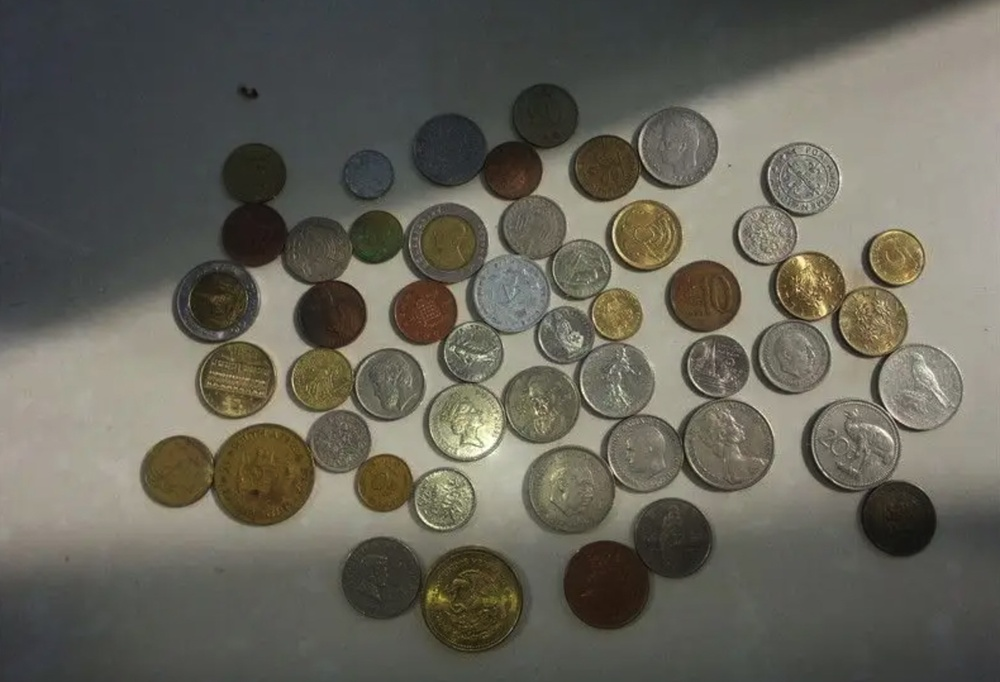
#> input picture hw4/circle_detection3.jpg, 1000 x 682 px, shrunk from 1580 x 1078 before the run, found by its file name
$ python '抠硬币3.py'
#> lines starting #> are read from the running program, lines starting #| are printed output that depends on the picture; after the words box and inside, x2 and y2 are one past the last pixel; in counts of white or black regions, pixels touching at a corner belong together
import cv2
import numpy as np

img = cv2.imread('C:\\Users\\fjx\\Desktop\\opencv\\hw4\\circle_detection3.jpg')
#> img is the input picture: shape (682, 1000, 3); mean B, G, R 89.2, 99.7, 101.7
# 将图像转换为灰度图像
gray_img = cv2.cvtColor(img, cv2.COLOR_BGR2GRAY)
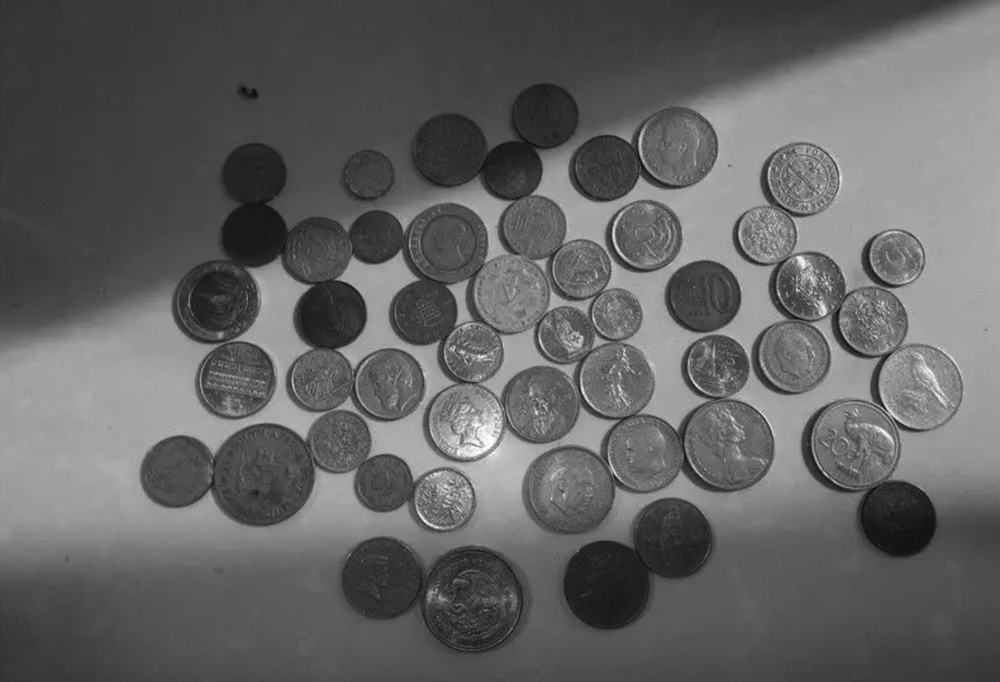
#> gray_img: shape (682, 1000); min 12, max 253, mean 99.1
# 高斯滤波降噪
gaussian_img = cv2.GaussianBlur(gray_img, (7, 7), 0)
# 利用Canny进行边缘检测
edges_img = cv2.Canny(gaussian_img, 80, 180, apertureSize=3)
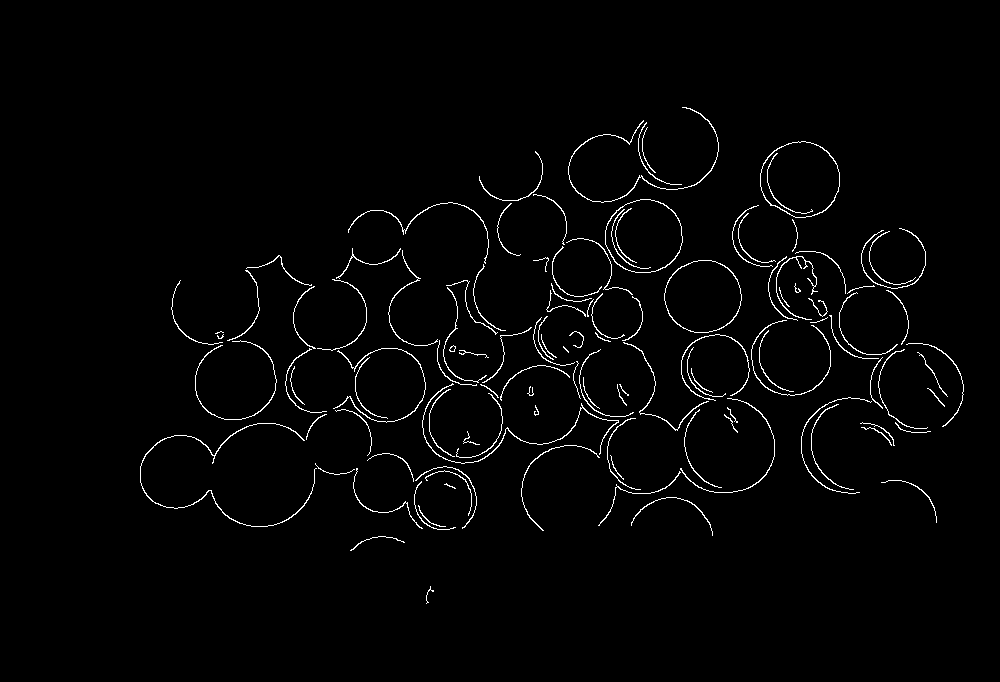
#> edges_img: shape (682, 1000); 1.8% white in thin lines or dots, all inside (x1, y1, x2, y2) = (140, 107, 964, 604)
# 自动检测圆
circles1 = cv2.HoughCircles(edges_img, cv2.HOUGH_GRADIENT, 1, 100, param1=100, param2=17, minRadius=18, maxRadius=85)
#> circles1 = 19 rows, first 8: [790.5, 355.5, 38.6], [540.5, 404.5, 40.2], [799.5, 178.5, 38.6], [702.5, 296.5, 37], [725.5, 444.5, 47.9], [920.5, 385.5, 41.6], [259.5, 470.5, 54.2], [678.5, 146.5, 40.1]

circles = circles1[0, :, :]
#> circles has the same summary as circles1
circles = np.uint16(np.around(circles))
#> circles = 19 rows, first 8: [790, 356, 39], [540, 404, 40], [800, 178, 39], [702, 296, 37], [726, 444, 48], [920, 386, 42], [260, 470, 54], [678, 146, 40]
for i in circles[:]:
    cv2.circle(img, (i[0], i[1]), i[2], (0, 0, 255), 2)
#> this loop made 19 passes
#> i on passes 1 to 12: [790, 356, 39], [540, 404, 40], [800, 178, 39], [702, 296, 37], [726, 444, 48], [920, 386, 42], [260, 470, 54], [678, 146, 40], [386, 384, 38], [546, 282, 84], [442, 500, 29], [446, 246, 44]
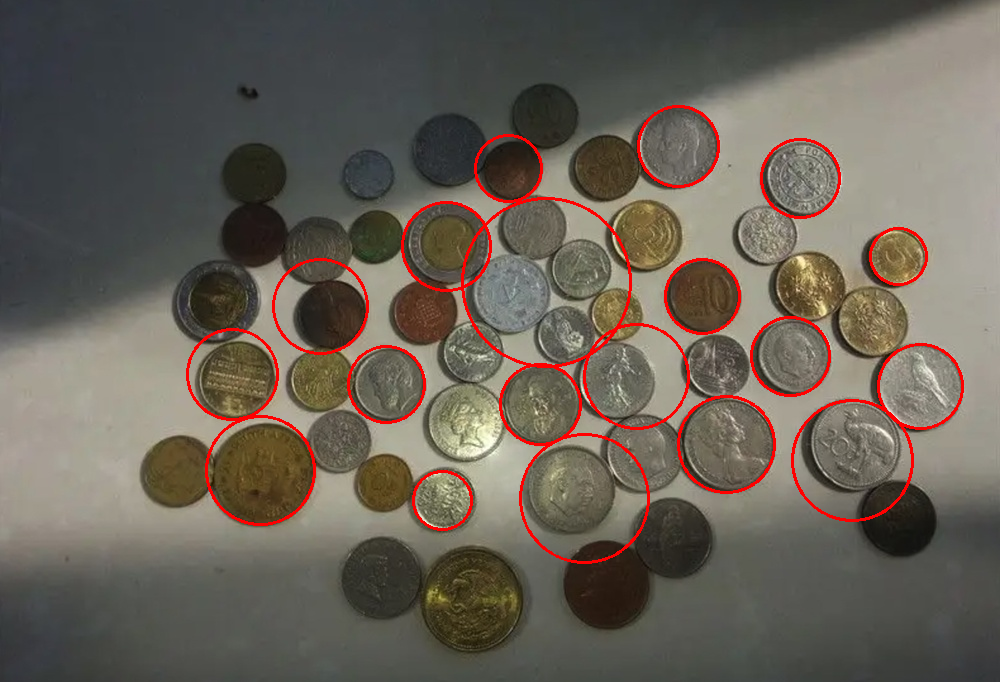
#> img: shape (682, 1000, 3); 2.35% of pixels changed, all inside (x1, y1, x2, y2) = (186, 105, 964, 564)

cv2.imwrite('hw4\\3.png', img)
cv2.imshow('img', img)
cv2.waitKey(0)
cv2.destroyAllWindows()

$ run again, with hw4/circle_detection1.jpg copied over hw4/circle_detection3.jpg
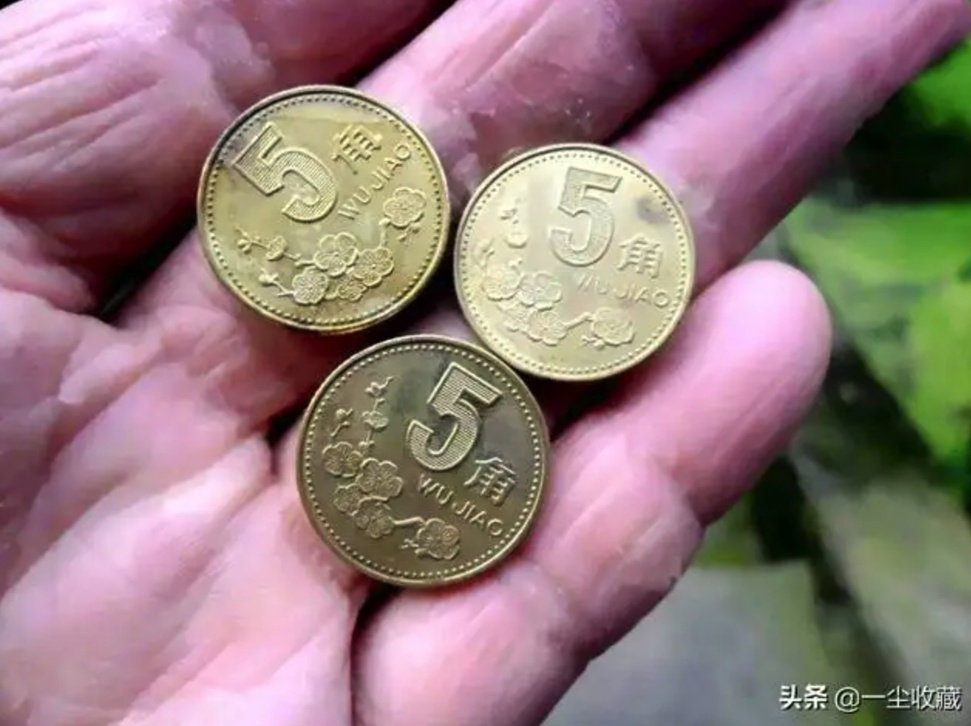
#> input picture hw4/circle_detection1.jpg, 971 x 726 px, shrunk from 1257 x 940 before the run, found by its file name
#> img is the input picture: shape (726, 971, 3); mean B, G, R 125, 124.3, 149.1
#> `edges_img = cv2.Canny(gaussian_img, 80, 180, apertureSize=3)`:
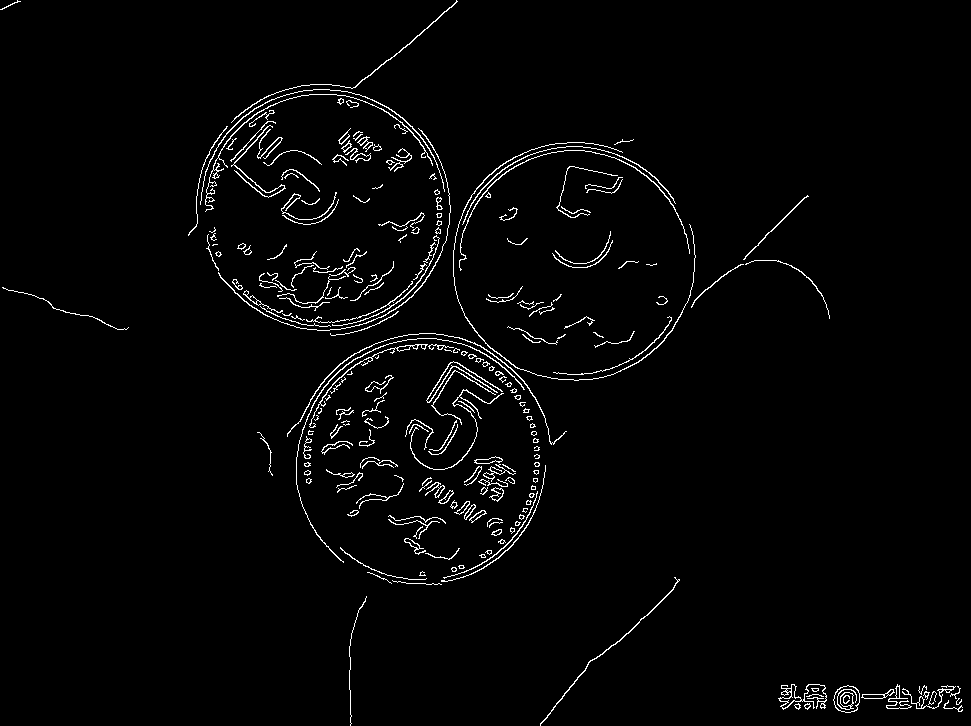
#> edges_img: shape (726, 971); 2.3% white in thin lines or dots
#> circles1 = 17 rows, first 8: [410.5, 419.5, 84.4], [351.5, 237.5, 84.4], [538.5, 231.5, 76.7], [295.5, 152.5, 64.6], [435.5, 516.5, 66.8], [511.5, 414.5, 81.1], [309.5, 369.5, 80], [450.5, 288.5, 76.7]
#> `circles = circles1[0, :, :]`: circles has the same summary as circles1
#> `circles = np.uint16(np.around(circles))`: circles = 17 rows, first 8: [410, 420, 84], [352, 238, 84], [538, 232, 77], [296, 152, 65], [436, 516, 67], [512, 414, 81], [310, 370, 80], [450, 288, 77]
#> the loop `for i in circles[:]:` made 17 passes
#> after the loop `for i in circles[:]:`:
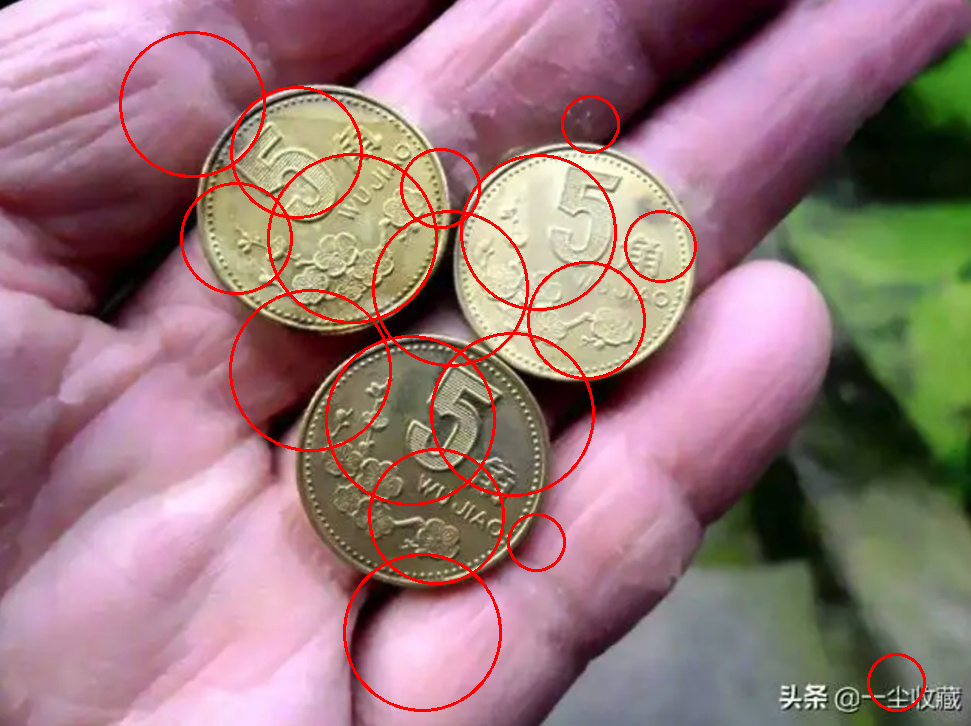
#> img: shape (726, 971, 3); 2.71% of pixels changed, all inside (x1, y1, x2, y2) = (119, 31, 926, 712)
